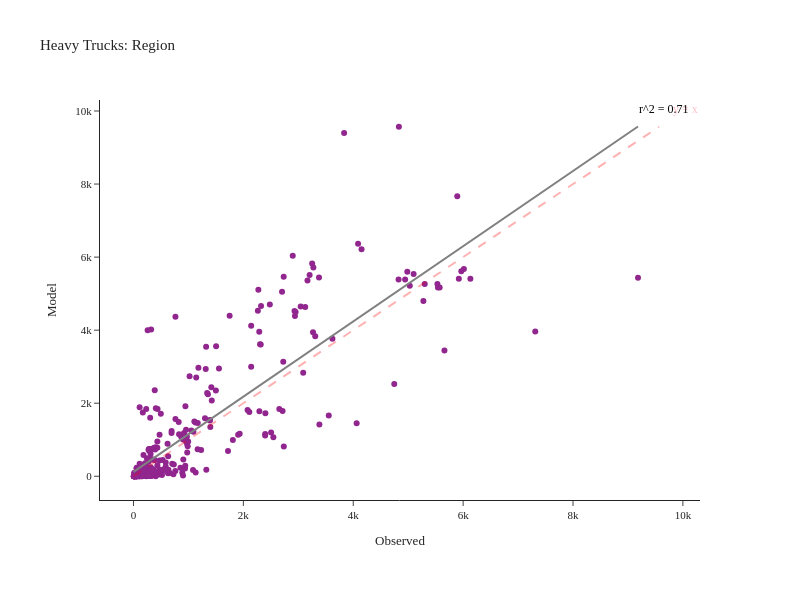

Notebook source saved alongside this figure:
### Code cell
fig = create_truck_chart(df_daily_heavy, 'Heavy')
fig.show()

### Figure 1 — Plotly figure (JSON) as saved in the notebook; plotly's stock layout.template omitted (floating-point values rounded to 4 significant figures; data arrays with more than 128 entries replaced by an {"elided": "..."} marker saying what was removed)
{"data": [{"customdata": {"elided": "348x2 str values"}, "hovertemplate": "Observed=%{x}<br>Model=%{y}<br>location=%{customdata[0]}<br>County=%{customdata[1]}<extra></extra>", "legendgroup": "", "line": {"color": "Grey", "width": 2}, "marker": {"color": "#91268F", "symbol": "circle"}, "mode": "markers", "name": "", "orientation": "v", "showlegend": false, "type": "scatter", "x": {"elided": "348 int values"}, "xaxis": "x", "y": {"elided": "348 int values"}, "yaxis": "y"}, {"hovertemplate": "Observed=%{x}<br>Model=%{y}<extra></extra>", "legendgroup": "", "line": {"color": "Grey", "dash": "solid", "width": 2}, "marker": {"symbol": "circle"}, "mode": "lines", "name": "", "orientation": "v", "showlegend": false, "type": "scatter", "x": [0.0, 92.76, 185.5, 278.3, 371.0, 463.8, 556.5, 649.3, 742.1, 834.8, 927.6, 1020.0, 1113.0, 1206.0, 1299.0, 1391.0, 1484.0, 1577.0, 1670.0, 1762.0, 1855.0, 1948.0, 2041.0, 2133.0, 2226.0, 2319.0, 2412.0, 2504.0, 2597.0, 2690.0, 2783.0, 2875.0, 2968.0, 3061.0, 3154.0, 3247.0, 3339.0, 3432.0, 3525.0, 3618.0, 3710.0, 3803.0, 3896.0, 3989.0, 4081.0, 4174.0, 4267.0, 4360.0, 4452.0, 4545.0, 4638.0, 4731.0, 4823.0, 4916.0, 5009.0, 5102.0, 5194.0, 5287.0, 5380.0, 5473.0, 5565.0, 5658.0, 5751.0, 5844.0, 5936.0, 6029.0, 6122.0, 6215.0, 6308.0, 6400.0, 6493.0, 6586.0, 6679.0, 6771.0, 6864.0, 6957.0, 7050.0, 7142.0, 7235.0, 7328.0, 7421.0, 7513.0, 7606.0, 7699.0, 7792.0, 7884.0, 7977.0, 8070.0, 8163.0, 8255.0, 8348.0, 8441.0, 8534.0, 8626.0, 8719.0, 8812.0, 8905.0, 8997.0, 9090.0, 9183.0], "xaxis": "x", "y": [121.8, 217.3, 312.8, 408.3, 503.8, 599.3, 694.8, 790.3, 885.8, 981.3, 1077.0, 1172.0, 1268.0, 1363.0, 1459.0, 1554.0, 1650.0, 1745.0, 1841.0, 1936.0, 2032.0, 2127.0, 2223.0, 2318.0, 2414.0, 2509.0, 2605.0, 2700.0, 2796.0, 2891.0, 2987.0, 3082.0, 3178.0, 3273.0, 3369.0, 3464.0, 3560.0, 3655.0, 3751.0, 3846.0, 3942.0, 4037.0, 4133.0, 4228.0, 4324.0, 4419.0, 4515.0, 4610.0, 4706.0, 4801.0, 4897.0, 4992.0, 5088.0, 5183.0, 5279.0, 5374.0, 5470.0, 5565.0, 5661.0, 5756.0, 5852.0, 5947.0, 6043.0, 6138.0, 6234.0, 6329.0, 6425.0, 6520.0, 6616.0, 6711.0, 6807.0, 6902.0, 6998.0, 7093.0, 7189.0, 7284.0, 7380.0, 7475.0, 7571.0, 7666.0, 7762.0, 7857.0, 7953.0, 8048.0, 8144.0, 8239.0, 8335.0, 8430.0, 8526.0, 8621.0, 8717.0, 8812.0, 8908.0, 9003.0, 9099.0, 9194.0, 9290.0, 9385.0, 9481.0, 9576.0], "yaxis": "y"}], "layout": {"annotations": [{"align": "right", "font": {"color": "pink", "size": 12}, "showarrow": false, "text": "y = x", "x": 10050.0, "y": 10050.0}, {"align": "right", "font": {"color": "black", "size": 12}, "showarrow": false, "text": "r^2 = 0.71", "x": 9642.0, "y": 10060.0}], "height": 600, "legend": {"tracegroupgap": 0}, "margin": {"b": 100, "l": 100, "r": 100, "t": 100}, "shapes": [{"line": {"color": "Red", "dash": "dash", "width": 2}, "type": "line", "x0": 0, "x1": 9569, "y0": 0, "y1": 9569}], "title": {"text": "Heavy Trucks: Region"}, "width": 800, "xaxis": {"anchor": "y", "domain": [0, 1], "title": {"text": "Observed"}}, "yaxis": {"anchor": "x", "domain": [0, 1], "title": {"text": "Model"}}}}
